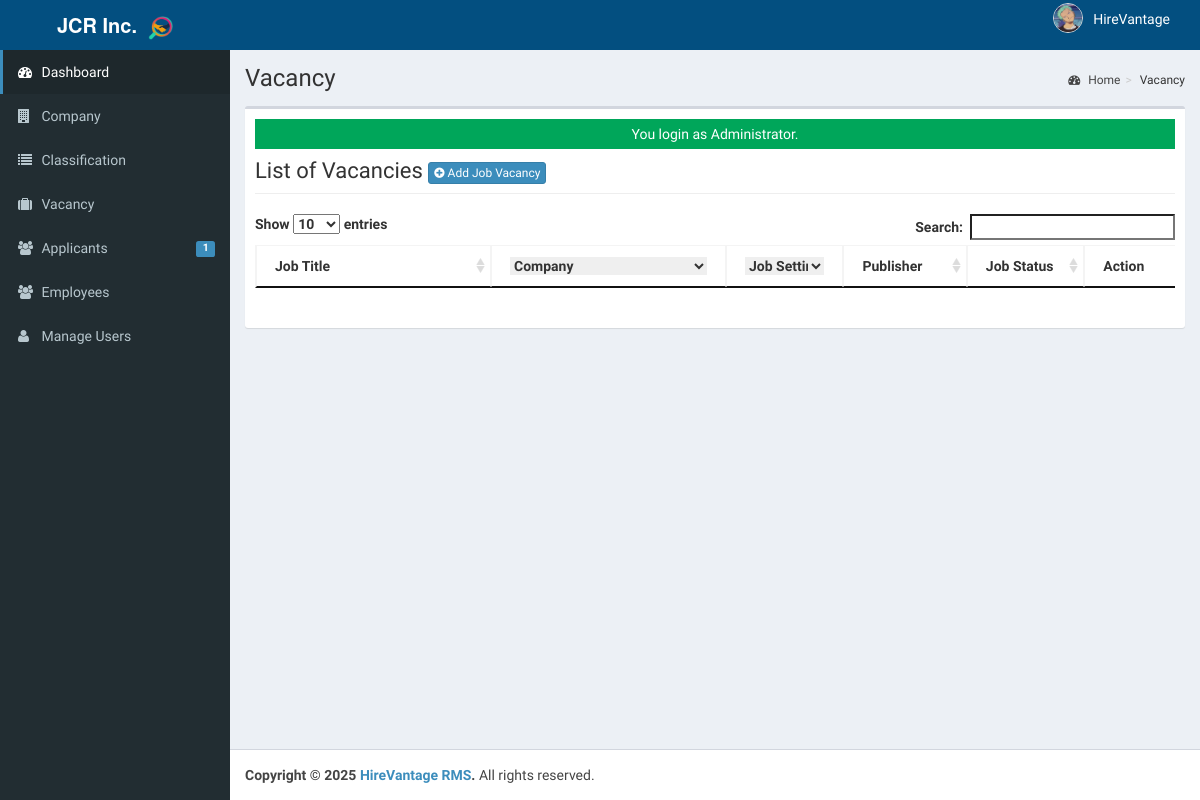
Screenshot of /admin/vacancy/index.php (signed in) with the database file from the repository.
### tables this page shows
CREATE TABLE `tblusers` (
  `USERID` varchar(30) NOT NULL,
  `FULLNAME` varchar(40) NOT NULL,
  `USERNAME` varchar(90) NOT NULL,
  `PASS` varchar(90) NOT NULL,
  `ROLE` varchar(30) NOT NULL,
  `PICLOCATION` varchar(255) NOT NULL
);

### admin/vacancy/index.php (called while the page is built, shortened)
<?php
require_once("../../include/initialize.php");
$title="Vacancy";
require_once ("../theme/admin.php");
?>

### include/database.php (called while the page is built, shortened)
<?php
class Database {
    private $conn;
    private $sql_string = '';
    public function open_connection() {
        $this->conn = new mysqli(server, user, pass, database_name);
    }
    public function setQuery($sql = '') {
        $this->sql_string = $sql;
    }
    public function executeQuery() {
        $result = $this->conn->query($this->sql_string);
        return $result;
    }
    private function confirm_query($result) {
        return $result;
    }
    public function loadSingleResult() {
        $cur = $this->executeQuery();
        $data = $cur->fetch_object();
        return $data;
    }
}
$mydb = new Database();
?>

### include/accounts.php (called while the page is built, shortened)
<?php
require_once(LIB_PATH.DS.'database.php');
class User {
	protected static  $tblname = "tblusers";
	function single_user($id=""){
			global $mydb;
			$mydb->setQuery("SELECT * FROM ".self::$tblname."
				Where USERID= '{$id}' LIMIT 1");
			$cur = $mydb->loadSingleResult();
			return $cur;
	}
}
?>

### include/function.php (called while the page is built, shortened)
<?php
function currentpage(){
		$this_page = $_SERVER['SCRIPT_NAME'];
	    $bits = explode('/',$this_page);
		 return $bits[3];
	}
		?>

### admin/vacancy/list.php (the view, shortened to what this page needs)
<div class="row">
      	 <div class="col-lg-12">
           <h1 class="page-header">List of Vacancies  <a href="index.php?view=add" class="btn btn-primary btn-xs  ">  <i class="fa fa-plus-circle fw-fa"></i> Add Job Vacancy</a>  </h1>
      		</div>
  		 </div>
 		    <form action="controller.php?action=delete" Method="POST">
		     <div class="table-responsive">
			<table id="job-list" class="table table-striped table-bordered table-hover"  style="font-size:14px;width:100%" cellspacing="0">
			  <thead>
			  	<tr>
					<th width="20%">Job Title</th>
					<th width="20%">
						<select name="company" id="company" style="border:none;width:100%;">
							<option value="">Company</option>
						</select>
					</th>
					<th width="10%">
						<select name="jobsetting" id="jobsetting" style="border:none;width:100%;">
							<option value="">Job Setting</option>
						</select>
					</th>
					<th width="10%">Publisher</th>
			  		<th width="10%">Job Status</th>
			  		<th width="5%" align="center">Action</th>
			  	</tr>
			  </thead>
			</table>
			</form>

### admin/theme/admin.php (shortened to what this page needs)
<!DOCTYPE html>
<html>
    <head>
        <link rel="stylesheet" href="<?php echo web_root;?>bootstrap/css/bootstrap.min.css">
        <link rel="stylesheet" href="<?php echo web_root;?>plugins/font-awesome/css/font-awesome.min.css">
        <link rel="stylesheet" href="<?php echo web_root;?>dist/css/AdminLTE.min.css">
        <link rel="stylesheet" href="<?php echo web_root;?>dist/css/skins/_all-skins.min.css">
        <link rel="stylesheet" href="<?php echo web_root;?>plugins/iCheck/flat/blue.css">
        <link rel="stylesheet" href="<?php echo web_root;?>plugins/morris/morris.css">
        <link rel="stylesheet" href="<?php echo web_root;?>plugins/jvectormap/jquery-jvectormap-1.2.2.css">
        <link href="<?php echo web_root; ?>plugins/datepicker/bootstrap-datetimepicker.min.css" rel="stylesheet" media="screen">
        <link rel="stylesheet" href="<?php echo web_root;?>plugins/dataTables/jquery.dataTables.min.css">
        <link rel="stylesheet" href="<?php echo web_root;?>plugins/bootstrap-wysihtml5/bootstrap3-wysihtml5.min.css">
    </head>
 <body class="hold-transition skin-blue fixed sidebar-mini">
<div class="wrapper">
  <header class="main-header">
    <a href="" class="logo" data-toggle="offcanvas" role="button" style="background-color:#034f80;">
    <span class="logo-lg">
        <b>JCR Inc.</b>&nbsp;
        <img src="<?php echo web_root; ?>admin/logohire2.png" width="25px" alt="Logo"/>
    </span>
</a>
    <nav class="navbar navbar-static-top" role="navigation" style="background-color:#034f80;">
      <div class="navbar-custom-menu">
    <ul class="nav navbar-nav">
        <?php
            $user = New User();
            $singleuser = $user->single_user($_SESSION['ADMIN_USERID']);
            if ($singleuser && isset($singleuser->PICLOCATION) && isset($singleuser->FULLNAME)) {
        ?>
        <li class="dropdown user user-menu" style="padding-right: 20px;">
            <a href="#" class="dropdown-toggle" data-toggle="dropdown" style="display: flex; align-items: center; padding: 5px 10px; border-radius: 5px; transition: background-color 0.3s ease;">
                <img src="<?php echo web_root.'admin/user/'. $singleuser->PICLOCATION;?>" class="user-image" alt="User Image" style="margin-right: 10px; border-radius: 50%; width: 30px; height: 30px; object-fit: cover; border: 1px solid #ddd;">
                <span class="hidden-xs" style="font-weight: 500; "><?php echo $singleuser->FULLNAME; ?></span>
            </a>
        </li>
        <?php
            }
        ?>
    </ul>
</div>
    </nav>
  </header>
  <aside class="main-sidebar">
    <section class="sidebar">
      <ul class="sidebar-menu">
        <li  class="<?php echo (currentpage() == 'index.php') ? "active" : false;?>" >
          <a href="<?php echo web_root ;?>admin/">
            <i class="fa fa-dashboard"></i> <span>Dashboard</span>
          </a>
        </li>
        <li class="<?php echo (currentpage() == 'company') ? "active" : false;?>" >
          <a href="<?php echo web_root ;?>admin/company/">
            <i class="fa fa-building"></i> <span>Company</span>
          </a>
        </li>
        <li class="<?php echo (currentpage() == 'category') ? "active" : false;?>" >
          <a href="<?php echo web_root ;?>admin/category/">
            <i class="fa fa-list"></i> <span>Classification</span>
          </a>
        </li>
        <li class="<?php echo (currentpage() == 'vacancy') ? "active" : false;?>" >
          <a href="<?php echo web_root ;?>admin/vacancy/">
            <i class="fa fa-suitcase"></i> <span>Vacancy</span>
          </a>
        </li>
        <li class="<?php echo (currentpage() == 'applicants') ? "active" : false;?>" >
          <a href="<?php echo web_root ;?>admin/applicants/">
            <i class="fa fa-users"></i> <span>Applicants</span>
            <span class="label label-primary pull-right">
              <?php
                $sql = "SELECT count(*) as 'APPL' FROM `tbljobregistration` WHERE `PENDINGAPPLICATION`=1";
                $mydb->setQuery($sql);
                $pending = $mydb->loadSingleResult();
                echo $pending->APPL;
              ?>
            </span>
          </a>
        </li>
        <li class="<?php echo (currentpage() == 'employee') ? "active" : false;?>" >
          <a href="<?php echo web_root ;?>admin/employee/">
            <i class="fa fa-users"></i> <span>Employees</span>
          </a>
        </li>
         <li class="<?php echo (currentpage() == 'user') ? "active" : false;?>">
          <a href="<?php echo web_root; ?>admin/user/">
            <i class="fa fa-user"></i> <span>Manage Users</span> </a>
        </li>
      </ul>
    </section>
  </aside>
  <div class="content-wrapper">
  <section class="content-header">
      <h1>
        <?php echo isset($title) ? $title : ''; ?>
      </h1>
      <ol class="breadcrumb">
        <?php
          if ($title!='Home') {
            $active_title = '';
            if (isset($_GET['view'])) {
              $active_title = '<li class='.$active_title.'><a href="index.php">'.$title.'</a></li>';
            }else{
              $active_title = '<li class='.$active_title.'>'.$title.'</li>';
            }
            echo '<li><a href='.web_root.'admin/><i class="fa fa-dashboard"></i> Home</a></li>';
            echo  $active_title;
          }
        ?>
      </ol>
    </section>
         <section class="content">
          <div class="row">
            <div class="col-xs-12">
              <div class="box">
                <div class="box-body">
              <?php
               require_once $content;
               ?>
             </div>
           </div>
         </div>
         </section>
 </div>
  <footer class="main-footer">
    <strong>Copyright &copy; 2025 <a href="#">HireVantage RMS</a>.</strong> All rights
    reserved.
  </footer>
    </body>
</html>

### rows the page displays
tblusers: PICLOCATION (picture), FULLNAME "HireVantage"

### other values shown
$pending->APPL "1"
$title "Vacancy"
$_SESSION['message'] "You login as Administrator."
